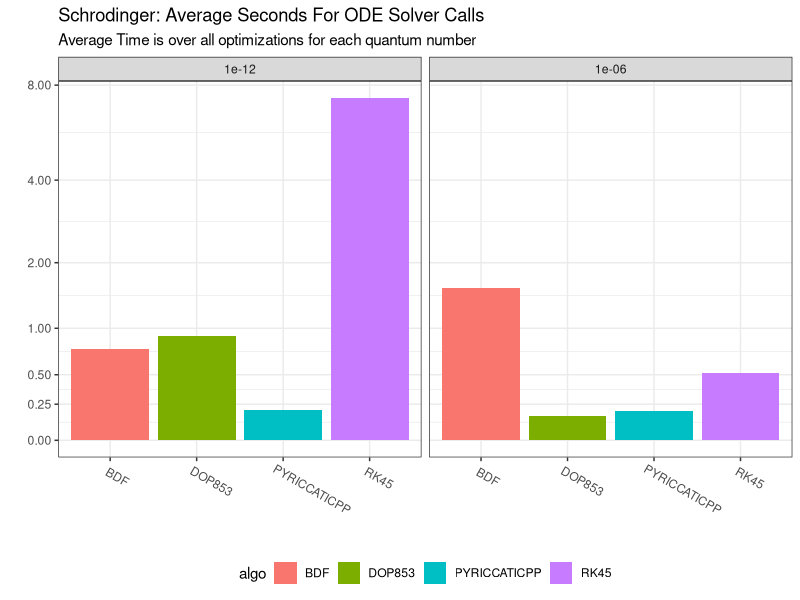
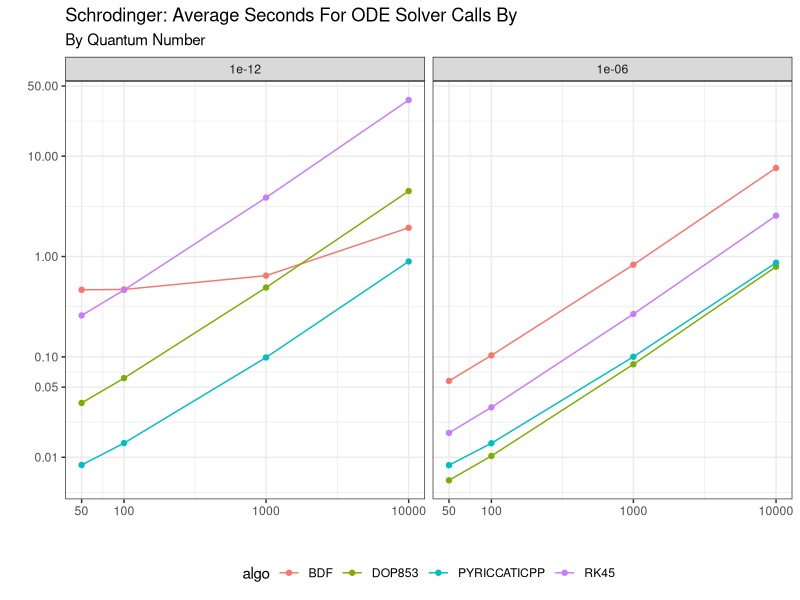
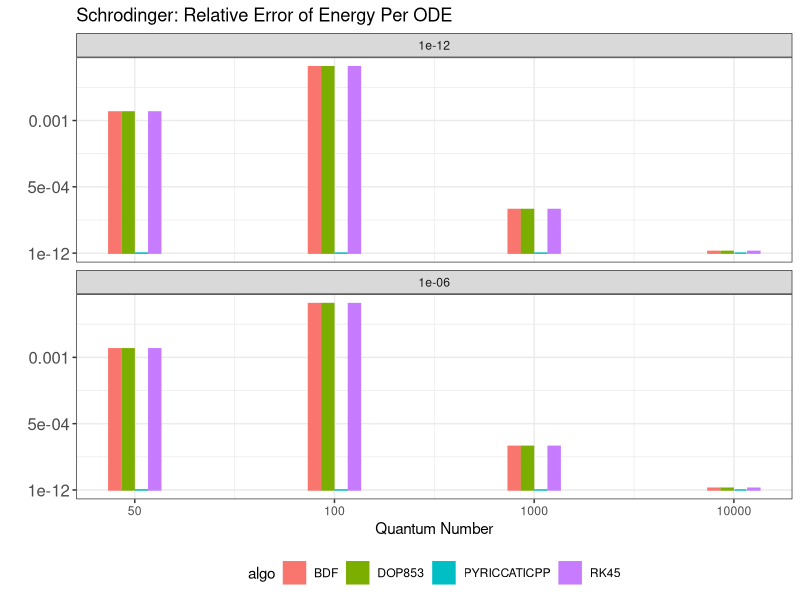
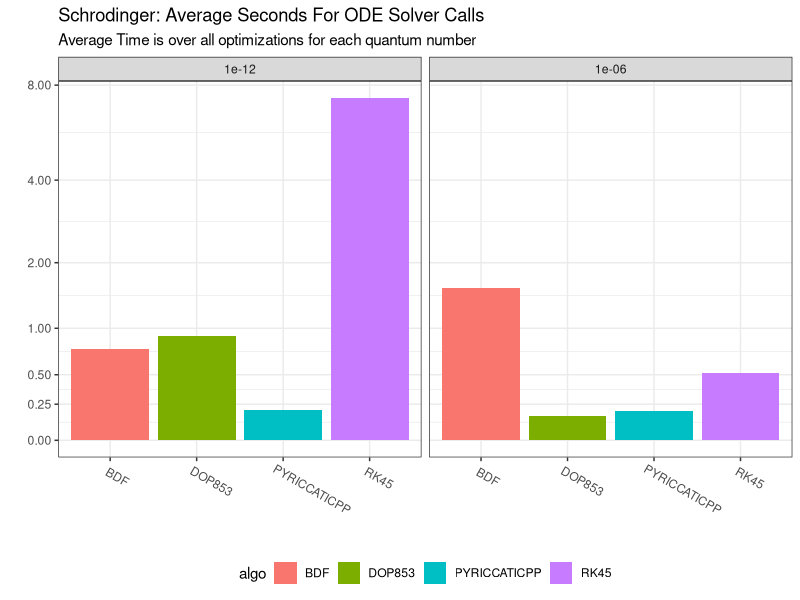
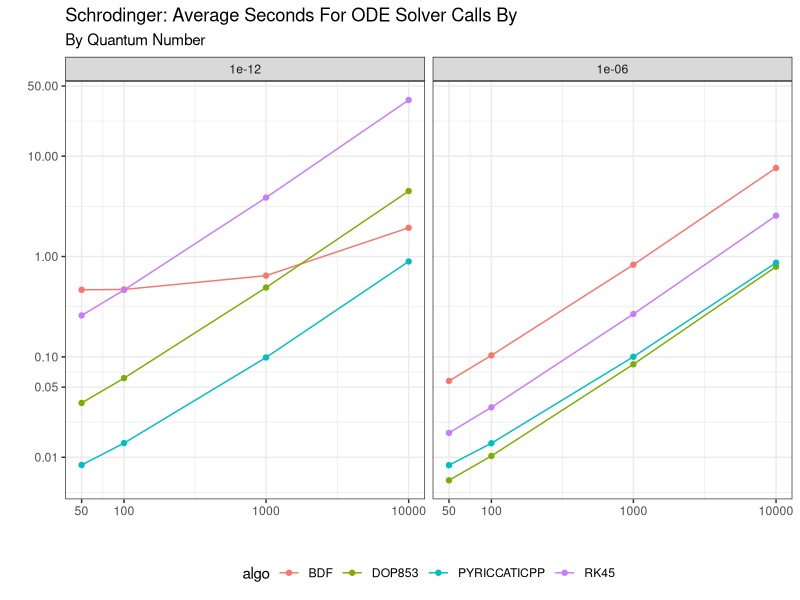
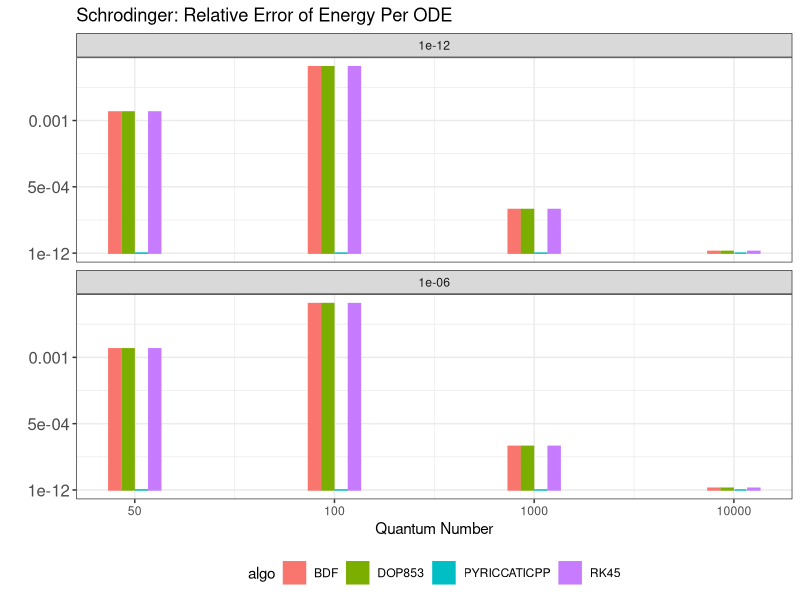

The R source for these figures, in order:
library(data.table)
library(ggplot2)
library(patchwork)

bench_dt = fread("./benchmarks/output/schrodinger_times.csv")
bench_dt[, algo := strsplit(name, " ")[[1]][1], name]
algo_args = \(x) {
  return(paste0("[", strsplit(x, "\\[",perl = TRUE)[[1]][2]))
}
bench_dt[, algo_args := algo_args(name), .I]

prob_args = \(x) {
  return(paste0("[", strsplit(x, "\\]\\[", perl = TRUE)[[1]][2]))
}
bench_dt[1, prob_args(name)]
bench_dt[, prob_args := prob_args(name), .I]
bench_dt[, name := NULL]
bench_dt[grepl("1e-06", algo_args), eps := 1e-06]
bench_dt[!grepl("1e-06", algo_args), eps := 1e-12]
bench_dt[, algo_plus := algo]
bench_dt[grepl("n=20", algo_args), algo_plus := paste0(algo, ":n=20")]
bench_dt[grepl("n=35", algo_args), algo_plus := paste0(algo, ":n=35")]
bench_dt = bench_dt[!grepl("n=20", algo_args)]
setkey(bench_dt, eps, algo_plus)
bench_sum_dt = bench_dt[, .(sum_time = sum(time), sum_count = sum(count)),
  .(algo, algo_plus, algo_args, eps)]
bench_sum_dt[, per_call := sum_time/sum_count]
setkey(bench_sum_dt, eps, algo_plus)
schrod_bench_plot = ggplot(bench_sum_dt, aes(x = algo, y = per_call, fill = algo)) +
  geom_bar(stat = "identity") +
  scale_y_continuous(transform = "log1p", breaks = c(0, 0.25, .5, 1, 2, 4, 8, 13)) +
  facet_wrap(vars(eps)) +
  ggtitle("Schrodinger: Average Seconds For ODE Solver Calls",
    "Average Time is over all optimizations for each quantum number") +
  xlab("") +
  ylab("") +
  theme_bw() +
  theme(legend.position="bottom") +
  theme(axis.text.x = element_text(angle = -30, vjust = 0.8, hjust=.1))
schrod_bench_plot
ggsave("./benchmarks/plots/schrodinger.png", schrod_bench_plot,
  width = 6, height = 4, units = "in")

bench_sum_dt = bench_dt[, .(sum_time = sum(time), sum_count = sum(count)),
  .(algo, algo_plus, algo_args, eps, prob_args)]
bench_sum_dt[, per_call := sum_time / sum_count]
bench_sum_dt[, lb := as.numeric(sub(".*\\blb=([0-9]+).*", "\\1", prob_args)), .I]
bench_sum_dt[, rb := as.numeric(sub(".*\\brb=([0-9]+).*", "\\1", prob_args)), .I]
bench_sum_dt[, prob_bounds := paste0(lb, "-", rb)]
bench_sum_dt[, prob_bounds := factor(prob_bounds, ordered = TRUE, levels =
    c("416-417", "1035-1037", "21930-21940", "471100-471110"))]
bench_sum_dt[, quantum_number := rep(c(50, 100, 1000, 10000),8)]
bench_sum_table_dt = bench_sum_dt[eps == 1e-6, .(algo, quantum_number, per_call)]
bench_sum_table_dt = dcast(bench_sum_table_dt, quantum_number ~ algo, value.var = "per_call")
bench_sum_table_dt[, `:=`(
  BDF = BDF / PYRICCATICPP,
  DOP853 = DOP853 / PYRICCATICPP,
  RK45 = RK45 / PYRICCATICPP
)]
bench_sum_table_dt[, PYRICCATICPP := NULL]
bench_sum_table_dt = bench_sum_table_dt[, lapply(.SD, \(x) format(x, digits = 4))]
knitr::kable(bench_sum_table_dt)
bench_sum_x_scale_dt = bench_sum_dt[1:4]
bench_sum_x_scale_dt[, quantum_number := c(50, 100, 1000, 10000)]
bench_per_energy_plot = ggplot(bench_sum_dt, aes(x = lb, y = per_call, group = algo, color = algo)) +
  geom_line() +
  geom_point() +
  ggtitle("Schrodinger: Average Seconds For ODE Solver Calls By",
    "By Quantum Number") +
  scale_y_log10(breaks = c(0.01, 0.05, 0.1, 1, 10, 50)) +
  scale_x_log10(breaks = bench_sum_x_scale_dt[, lb], labels = bench_sum_x_scale_dt[, quantum_number]) +
  xlab("") +
  ylab("") +
  facet_wrap(vars(eps)) +
  theme_bw() +
  theme(legend.position="bottom")
bench_per_energy_plot
ggsave("./benchmarks/plots/schrodinger_energy.png", bench_per_energy_plot,
  width = 6, height = 4, units = "in")

bench_sum_dt[eps == 1e-12 & grepl("lb=471100;rb=471110", prob_args)]
# Error rates
err_dt = fread("./benchmarks/output/schrod.csv")
err_dt[, algo := strsplit(name, " ")[[1]][1], name]
err_dt[, algo_args := algo_args(name), .I]
err_dt[, prob_args := prob_args(name), .I]
err_dt[grepl("1e-06", algo_args), eps := 1e-06]
err_dt[!grepl("1e-06", algo_args), eps := 1e-12]
err_dt[, algo_plus := algo]
err_dt[grepl("n=20", algo_args), algo_plus := paste0(algo, ":n=20")]
err_dt[grepl("n=35", algo_args), algo_plus := paste0(algo, ":n=35")]
err_dt[, rel_energy_err := abs(energy_error / energy_reference)]
# Just look at a slice
err_sub_dt = err_dt[energy_reference == 471103.777]
#err_sub_dt[, energy_reference := 471103.777]
setkey(err_sub_dt, eps, algo_plus)
knitr::kable(err_sub_dt[, .(algo_plus, algo_args, energy, energy_reference, energy_error, rel_energy_err)])

setkey(err_dt, name)
err_dt[, iter := NULL]
err_dt = unique(err_dt)
err_summary_dt = err_dt[,
  .(total_err = mean(energy_error),
    err_val = mean(rel_energy_err)),
  .(algo, algo_args, prob_args, eps)]
err_summary_dt = err_summary_dt[!grepl("n=20", algo_args)]
setkey(err_summary_dt, algo, eps, prob_args)
err_summary_dt[, lb := as.numeric(sub(".*\\blb=([0-9]+).*", "\\1", prob_args)), .I]
err_summary_dt[, rb := as.numeric(sub(".*\\brb=([0-9]+).*", "\\1", prob_args)), .I]
err_summary_dt[, prob_bounds := paste0(lb, "-", rb)]
err_summary_dt[, prob_bounds := factor(prob_bounds, ordered = TRUE, levels =
    c("416-417", "1035-1037", "21930-21940", "471100-471110"))]

err_summary_dt[, md := ((lb + rb) / 2.0) + lb]
err_summary_dt[, blah := as.numeric(as.factor(algo))]
setkey(err_summary_dt, eps, algo, algo_args, prob_bounds)
err_summary_dt[, bound_idx := as.numeric(prob_bounds)]
err_summary_dt[, test := seq(from = bound_idx - .1, to = bound_idx + .1, length.out = 4)[blah], .I]
err_summary_dt[rb == 417]
setkey(err_summary_dt, eps, algo, algo_args, prob_bounds)
err_summary_dt
err_summary_dt[, min(err_val)]
# We multiply by 1_000_000 and then divide so we can make the y axis logarithmic
# While still looking nice
schrod_err_plot = ggplot(err_summary_dt,
  aes(x = test, y = err_val, color = algo, fill = algo)) +
  #  scale_y_log10(breaks = c(1, 2, 5, 10, 18, 30, 60)) +
  geom_bar(stat = "identity") +
  facet_wrap(vars(eps), nrow = 2, ncol = 1) +
  ggtitle("Schrodinger: Relative Error of Energy Per ODE") +
  scale_x_continuous(labels = c(50, 100, 1000, 10000)) +
  scale_y_continuous(transform = "log1p", labels = \(x) x, breaks = c(1e-12, 5e-4, 1e-3)) +
  xlab("Quantum Number") +
  ylab("") +
  theme_bw() +
  theme(legend.position="bottom", axis.text.y = element_text(size = 12))
schrod_err_plot
ggsave("./benchmarks/plots/schrodinger_err.png", schrod_err_plot,
  width = 6, height = 4, units = "in")
